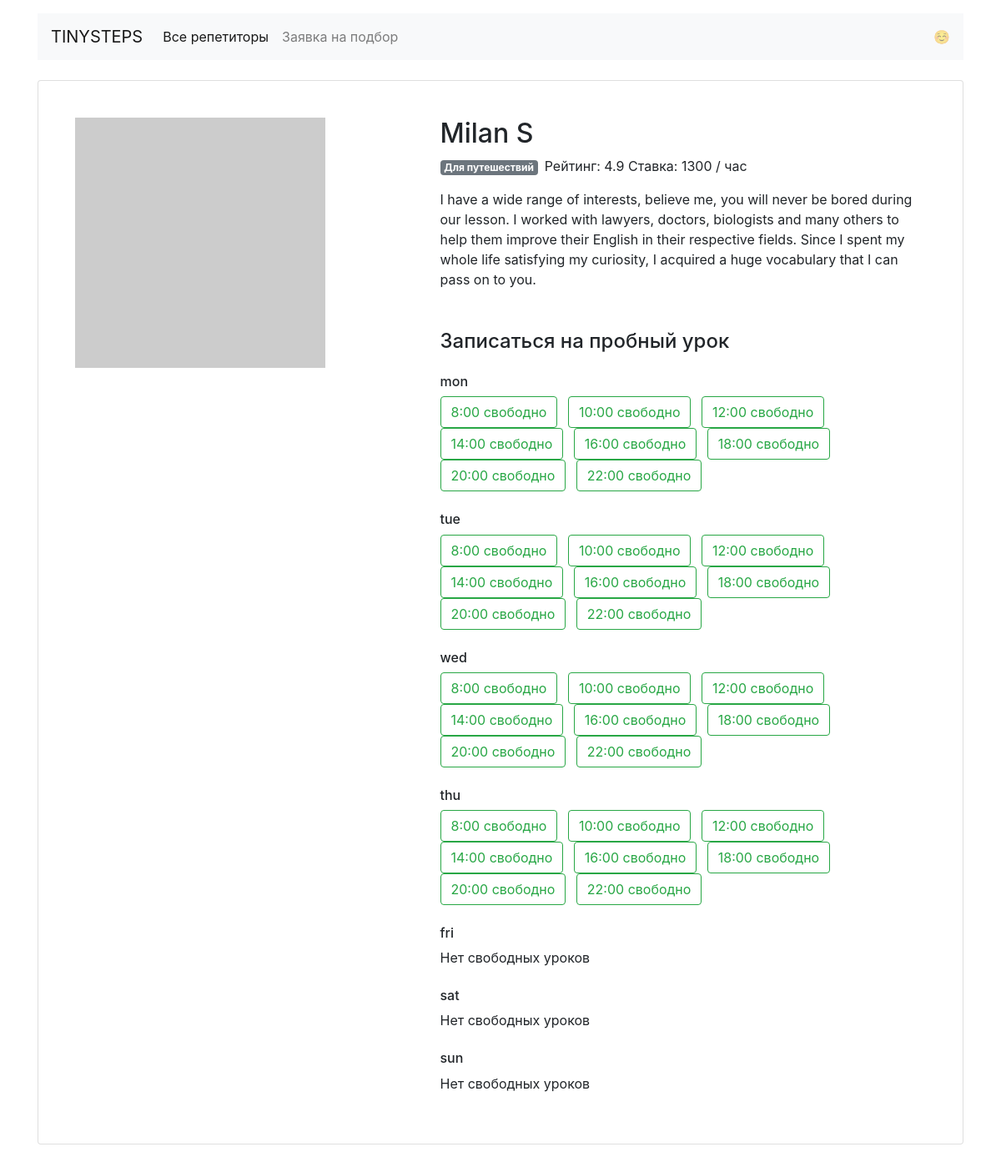
Screenshot of /profiles/4/ with the database file from the repository.
### app.py (models this page shows)
class Teacher(db.Model):
    __tablename__ = 'teachers'
    id = db.Column(db.Integer, primary_key=True)
    name = db.Column(db.String(50), nullable=False)
    about = db.Column(db.String, nullable=False)
    rating = db.Column(db.Float, nullable=False)
    picture = db.Column(db.String, nullable=False)
    price = db.Column(db.Integer, nullable=False)
    booking = db.relationship('Booking')
    goals = db.relationship('Goal', secondary=teachers_goal)

### app.py (the view)
@app.route('/profiles/<int:id>/')
def render_profiles(id):
    teacher = db.session.query(Teacher).get_or_404(id)
    with open('data/teachers.json', 'r', encoding='utf-8') as r:
        teacher_time = json.load(r)
    free_time = teacher_time[id]['free']
    return render_template('profile.html', teacher=teacher, free_time=free_time)

### templates/profile.html
{% extends 'base.html' %}
{% block content %}
    <div class="card my-4 mx-auto">
        <div class="card-body m-2 m-md-4">
            <article class="row">
                <div class="col-5"><img src="{{ teacher.picture }}" class="img-fluid" alt=""></div>
                <div class="col-7">
                    <section class="teacher=info">
                        <h1 class="h2">{{ teacher.name }}</h1>
                        <p><span class="badge badge-secondary mr-2">Для путешествий </span>Рейтинг: {{ teacher.rating }}
                            Ставка: {{ teacher.price }} / час</p>
                        <p>{{ teacher.about }}</p>
                    </section>
                    <section class="available">
                        <h4 class="mb-4 mt-5">Записаться на пробный урок</h4>
                        {% for day,info in free_time.items() %}
                            {% if True in info.values() %}
                                <h6 class="mt-4">{{ day }}</h6>
                                {% for k,v in info.items() %}
                                    <a href="/booking/{{ teacher.id }}/{{ day }}/{{ k }}"
                                       class="btn btn-outline-success mr-2">{{ k }} свободно</a>
                                {% endfor %}
                            {% else %}
                                <h6 class="mt-4">{{ day }}</h6>
                                <p>Нет свободных уроков</p>
                            {% endif %}
                        {% endfor %}
                    </section>
                </div>
            </article>
        </div>
    </div>
{% endblock %}

### rows the page displays
Teacher: name "Milan S", rating "4.9", price "1300", about "I have a wide range of interests, believe me, you will never be bored during our lesson. I worked with lawyers, doctors, biologists and many others to help them improve their English in their respective fields. Since I spent my whole life satisfying my curiosity, I acquired a huge vocabulary that I can pass on to you."

### other values shown
{{ day }} "mon" "tue" "wed" "thu"
{{ k }} "8:00" "10:00" "12:00" "14:00" "16:00" "18:00" "20:00" "22:00" "8:00" "10:00" "12:00" "14:00" "16:00" "18:00" "20:00" "22:00" "8:00" "10:00" "12:00" "14:00" "16:00" "18:00" "20:00" "22:00" "8:00" "10:00" "12:00" "14:00" "16:00" "18:00" "20:00" "22:00"
{{ day }} "fri" "sat" "sun"
